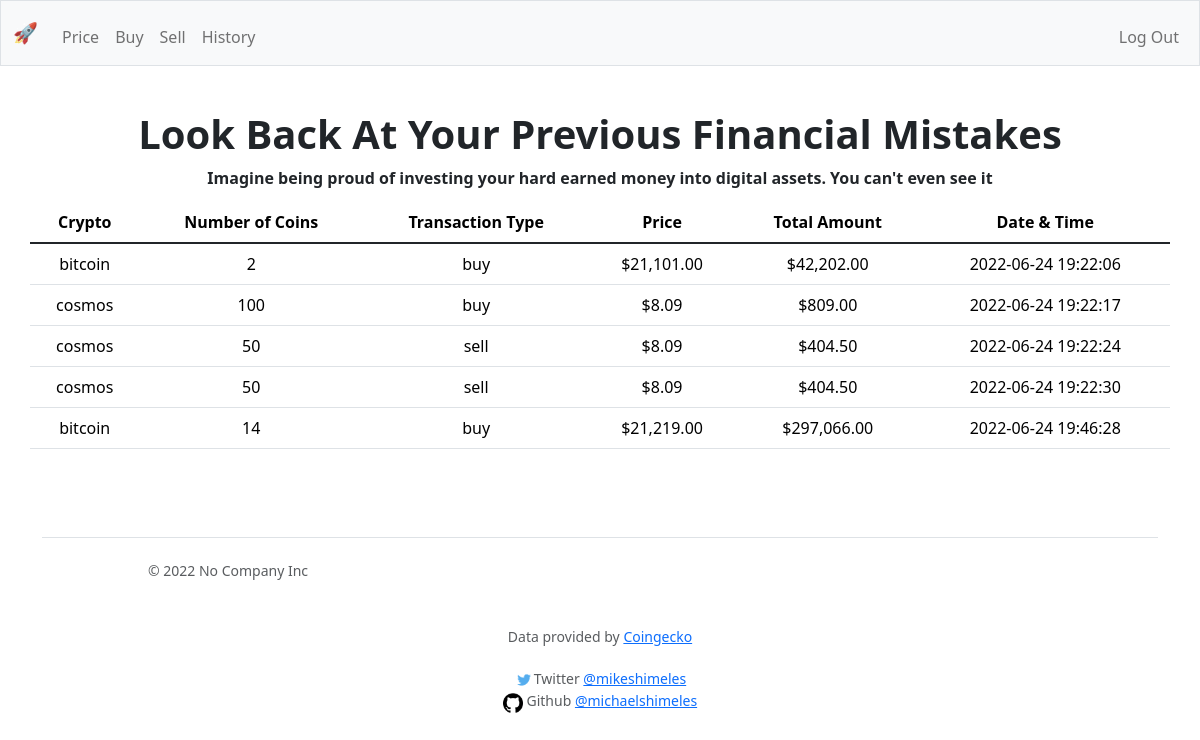
Screenshot of /history (signed in) with the database file from the repository.
### tables this page shows
CREATE TABLE crypto_txs
(primary_id INTEGER PRIMARY KEY AUTOINCREMENT NOT NULL,
user_id INTEGER NOT NULL,
tx_type TEXT NOT NULL,
crypto TEXT NOT NULL,
num_of_coins NUMERIC NOT NULL,
price_per_coin FLOAT NOT NULL,
total_amount_tx NUMERIC, timestamp DATETIME);

### app.py (the view)
@app.route("/history")
@login_required
def history():
    if request.method == "GET":
        txs = db.execute(
            "SELECT * FROM crypto_txs WHERE user_id = ?", session["user_id"])
        return render_template("history.html", txs=txs)

### app.py (called while the page is built)
@app.after_request
def after_request(response):
    response.headers["Cache-Control"] = "no-cache, no-store, must-revalidate"
    response.headers["Expires"] = 0
    response.headers["Pragma"] = "no-cache"
    return response

### helpers.py (called while the page is built)
def login_required(f):
    @wraps(f)
    def decorated_function(*args, **kwargs):
        if session.get("user_id") is None:
            return redirect("/login")
        return f(*args, **kwargs)
    return decorated_function

def usd(value):
    if value == None:
        return ""
    return f"${value:,.2f}"

### templates/history.html (shortened to what this page needs)
{% extends "layout.html" %}
{% block main %}
<h1 class="display-6 fw-bold lh-1 mb-3">Look Back At Your Previous Financial Mistakes</h1>
<p class="display-10 fw-bold lh-1 mb-3">Imagine being proud of investing your hard earned money into digital assets. You can't even see it</p>
<table class="table container">
    <thead>
        <tr>
            <th scope="col">Crypto</th>
            <th scope="col">Number of Coins</th>
            <th scope="col">Transaction Type</th>
            <th scope="col">Price</th>
            <th scope="col">Total Amount</th>
            <th scope="col">Date & Time</th>
        </tr>
    </thead>
    <tbody>
        {% for portfolio in txs %}
        <tr>
            <td>{{ portfolio.crypto }}</td>
            <td>{{ portfolio.num_of_coins }}</td>
            <td>{{ portfolio.tx_type }}</td>
            <td>{{ portfolio.price_per_coin | usd }}</td>
            <td>{{ portfolio.total_amount_tx | usd }}</td>
            <td>{{ portfolio.timestamp }}</td>
        </tr>
        {% endfor %}
    </tbody>
</table>
{% endblock %}

### rows the page displays
crypto_txs: crypto "bitcoin", num_of_coins "2", tx_type "buy", price_per_coin "$21,101.00", total_amount_tx "$42,202.00", timestamp "2022-06-24 19:22:06"
crypto_txs: crypto "cosmos", num_of_coins "100", tx_type "buy", price_per_coin "$8.09", total_amount_tx "$809.00", timestamp "2022-06-24 19:22:17"
crypto_txs: crypto "cosmos", num_of_coins "50", tx_type "sell", price_per_coin "$8.09", total_amount_tx "$404.50", timestamp "2022-06-24 19:22:24"
crypto_txs: crypto "cosmos", num_of_coins "50", tx_type "sell", price_per_coin "$8.09", total_amount_tx "$404.50", timestamp "2022-06-24 19:22:30"
crypto_txs: crypto "bitcoin", num_of_coins "14", tx_type "buy", price_per_coin "$21,219.00", total_amount_tx "$297,066.00", timestamp "2022-06-24 19:46:28"
